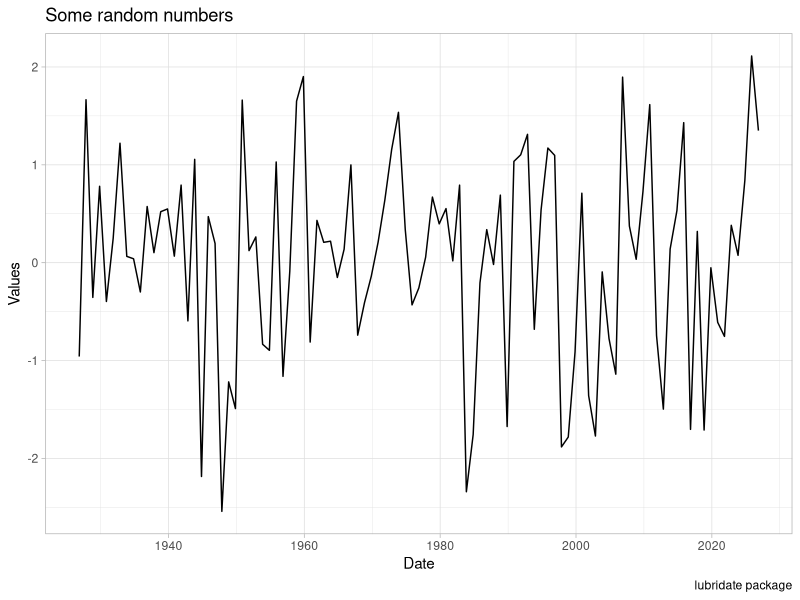

Recreate this plot in R.
## ---- chunk 1
knitr::opts_chunk$set(message = FALSE, warning=FALSE, echo = TRUE, cache = F, dpi=300)
## ---- chunk 2
library(tidyverse)
library(lubridate)
## ---- chunk 3
rm(list = ls())
graphics.off()

dt1 <- ymd("2020-03-25") # or today()
# Pick the components (years, months, days) from it
y1 <- year(dt1)
y1
m1 <- month(dt1)
m1
d1 <- day(dt1)
d1
q1 <- quarter(dt1)
q1

y_day <- yday(dt1)
y_day # Day of the year
## ---- chunk 4
# Get the  day of the week
wday(dt1)

# OR
wday(dt1, label = T, week_start = 1) # week_start = 1 for Monday
## ---- chunk 5
d_this_moment <- now()
d_h <- hour(d_this_moment)
d_h
d_m <- minute(d_this_moment)
d_m
d_s <- second(d_this_moment)
d_s
## ---- chunk 6
d2 <-  interval(ymd("2010-03-20"), ymd("2020-01-01"))

# Find the start and end of the date
int_start(d2)
int_end(d2)

# Shift the interval
d3 <- int_shift(d2, duration(days = 10))
d3 # The whole date has shifted by 10 days
## ---- chunk 7
j1 <- ymd("2000-01-01")
j2 <- j1 + months(1:60) # Create a date series of length of 60 months
j2
length(j2)
## ---- chunk 8
k1 <- today()
k2 <- k1 - years(0:10) # Go back 10 years
k2
## ---- chunk 9
k3 <- today() - years(100:0) # 
length(k3)
## ---- chunk 10
create_data <- data.frame(Date = k3)
class(create_data)

create_data <- create_data %>%
  mutate(Values = rnorm(length(k3)))

head(create_data, 10)

ggplot(create_data, aes(x = Date, y = Values))+
  geom_line()+
  labs(title = "Some random numbers", caption = "lubridate package")+
  theme_light()
